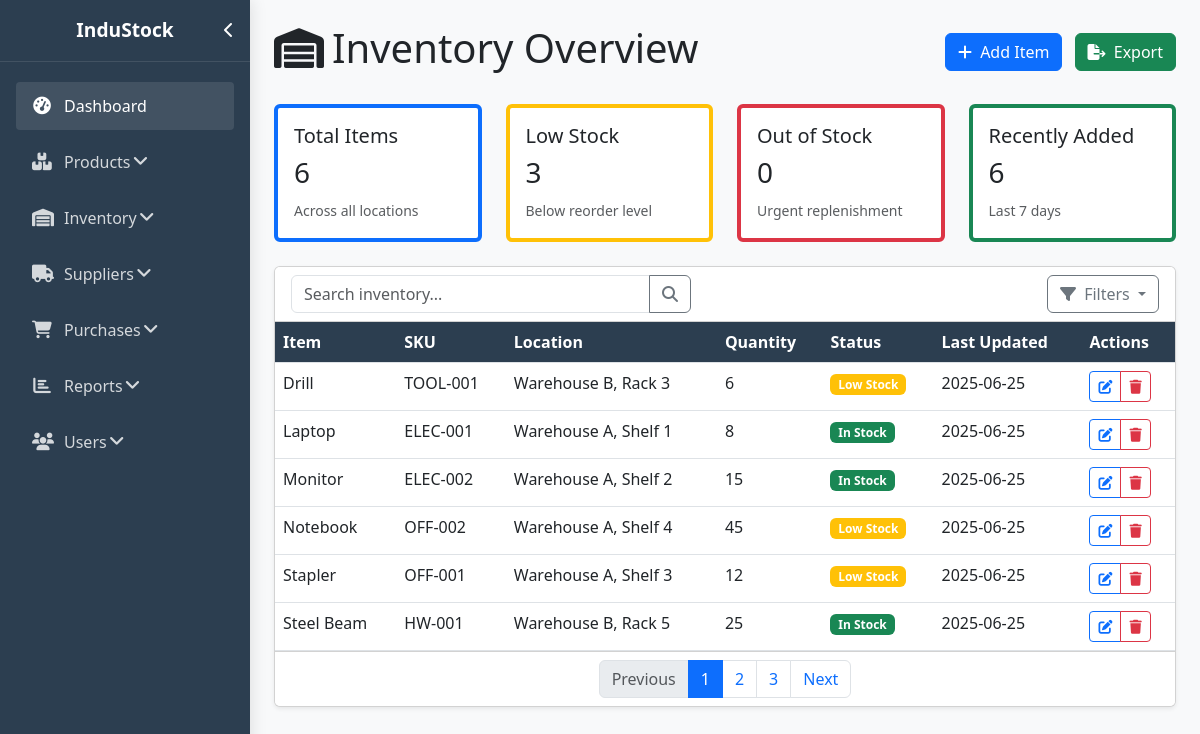
The page /inventory/read.php (signed in) on the database its author committed.
### tables this page shows
CREATE TABLE inventory (
    inventory_id INT AUTO_INCREMENT PRIMARY KEY,
    product_id INT NOT NULL,
    quantity INT NOT NULL DEFAULT 0,
    location VARCHAR(50),
    last_updated TIMESTAMP DEFAULT CURRENT_TIMESTAMP ON UPDATE CURRENT_TIMESTAMP,
    FOREIGN KEY (product_id) REFERENCES products(product_id)
);

CREATE TABLE products (
    product_id INT AUTO_INCREMENT PRIMARY KEY,
    sku VARCHAR(50) NOT NULL UNIQUE,
    name VARCHAR(100) NOT NULL,
    description TEXT,
    category_id INT,
    supplier_id INT,
    unit_price DECIMAL(10, 2) NOT NULL,
    reorder_level INT NOT NULL DEFAULT 10,
    created_at TIMESTAMP DEFAULT CURRENT_TIMESTAMP,
    updated_at TIMESTAMP DEFAULT CURRENT_TIMESTAMP ON UPDATE CURRENT_TIMESTAMP,
    FOREIGN KEY (category_id) REFERENCES categories(category_id),
    FOREIGN KEY (supplier_id) REFERENCES suppliers(supplier_id)
);

### inventory/read.php (the view, shortened to what this page needs)
<?php
require_once __DIR__ . '../../config/database.php';
$query = "SELECT i.*, p.name as product_name, p.sku, p.unit_price, p.reorder_level
          FROM inventory i
          JOIN products p ON i.product_id = p.product_id";
$search = isset($_GET['search']) ? trim($_GET['search']) : '';
$query .= " ORDER BY p.name";
$stmt = $pdo->prepare($query);
$stmt->execute();
$inventory_items = $stmt->fetchAll();
$total_items = $pdo->query("SELECT COUNT(*) FROM inventory")->fetchColumn();
$low_stock = $pdo->query("SELECT COUNT(*) FROM inventory i JOIN products p ON i.product_id = p.product_id WHERE i.quantity <= p.reorder_level")->fetchColumn();
$out_of_stock = $pdo->query("SELECT COUNT(*) FROM inventory WHERE quantity = 0")->fetchColumn();
$recently_added = $pdo->query("SELECT COUNT(*) FROM inventory WHERE last_updated >= DATE_SUB(NOW(), INTERVAL 7 DAY)")->fetchColumn();
?>
<!DOCTYPE html>
<html lang="en">
<head>
    <link href="https://cdn.jsdelivr.net/npm/bootstrap@5.3.0/dist/css/bootstrap.min.css" rel="stylesheet">
    <link rel="stylesheet" href="https://cdnjs.cloudflare.com/ajax/libs/font-awesome/6.4.0/css/all.min.css">
</head>
<body>
    <div class="d-flex">
        <div class="main-content">
            <div class="container-fluid p-4">
                <div class="d-flex justify-content-between align-items-center mb-4">
                    <h1><i class="fas fa-warehouse me-2"></i>Inventory Overview</h1>
                    <div>
                        <a href="create.php" class="btn btn-primary me-2">
                            <i class="fas fa-plus me-1"></i> Add Item
                        </a>
                        <button class="btn btn-success">
                            <i class="fas fa-file-export me-1"></i> Export
                        </button>
                    </div>
                </div>
                <div class="row mb-4 inventory-cards">
                    <div class="col-md-3">
                        <div class="card inventory-card border-start border-primary border-4 h-100">
                            <div class="card-body">
                                <h5 class="card-title">Total Items</h5>
                                <h3><?= number_format($total_items) ?></h3>
                                <p class="text-muted mb-0"><small>Across all locations</small></p>
                            </div>
                        </div>
                    </div>
                    <div class="col-md-3">
                        <div class="card inventory-card border-start border-warning border-4 h-100">
                            <div class="card-body">
                                <h5 class="card-title">Low Stock</h5>
                                <h3><?= number_format($low_stock) ?></h3>
                                <p class="text-muted mb-0"><small>Below reorder level</small></p>
                            </div>
                        </div>
                    </div>
                    <div class="col-md-3">
                        <div class="card inventory-card border-start border-danger border-4 h-100">
                            <div class="card-body">
                                <h5 class="card-title">Out of Stock</h5>
                                <h3><?= number_format($out_of_stock) ?></h3>
                                <p class="text-muted mb-0"><small>Urgent replenishment</small></p>
                            </div>
                        </div>
                    </div>
                    <div class="col-md-3">
                        <div class="card inventory-card border-start border-success border-4 h-100">
                            <div class="card-body">
                                <h5 class="card-title">Recently Added</h5>
                                <h3><?= number_format($recently_added) ?></h3>
                                <p class="text-muted mb-0"><small>Last 7 days</small></p>
                            </div>
                        </div>
                    </div>
                </div>
                <div class="card shadow-sm">
                    <div class="card-header bg-white d-flex flex-wrap justify-content-between align-items-center">
                        <form method="GET" action="read.php" class="input-group search-box mb-2 mb-md-0">
                            <input type="text" class="form-control" name="search" placeholder="Search inventory..." value="<?= htmlspecialchars($search) ?>">
                            <button class="btn btn-outline-secondary" type="submit">
                                <i class="fas fa-search"></i>
                            </button>
                        </form>
                        <div class="btn-group">
                            <button class="btn btn-outline-secondary dropdown-toggle" data-bs-toggle="dropdown">
                                <i class="fas fa-filter me-1"></i> Filters
                            </button>
                        </div>
                    </div>
                    <div class="card-body p-0">
                        <div class="table-responsive">
                            <table class="table table-hover mb-0">
                                <thead>
                                    <tr>
                                        <th>Item</th>
                                        <th>SKU</th>
                                        <th>Location</th>
                                        <th>Quantity</th>
                                        <th>Status</th>
                                        <th>Last Updated</th>
                                        <th>Actions</th>
                                    </tr>
                                </thead>
                                <tbody>
                                    <?php foreach ($inventory_items as $item): ?>
                                        <?php
                                        $status = '';
                                        $badge_class = '';
                                        if ($item['quantity'] <= 0) {
                                            $status = 'Out of Stock';
                                            $badge_class = 'bg-danger';
                                        } elseif ($item['quantity'] <= $item['reorder_level']) {
                                            $status = 'Low Stock';
                                            $badge_class = 'bg-warning';
                                        } else {
                                            $status = 'In Stock';
                                            $badge_class = 'bg-success';
                                        }
                                        ?>
                                        <tr>
                                            <td><?= htmlspecialchars($item['product_name']) ?></td>
                                            <td><?= htmlspecialchars($item['sku']) ?></td>
                                            <td><?= htmlspecialchars($item['location']) ?></td>
                                            <td><?= htmlspecialchars($item['quantity']) ?></td>
                                            <td><span class="badge <?= $badge_class ?>"><?= $status ?></span></td>
                                            <td><?= date('Y-m-d', strtotime($item['last_updated'])) ?></td>
                                            <td>
                                                <div class="btn-group btn-group-sm">
                                                    <a href="update.php?id=<?= $item['inventory_id'] ?>" class="btn btn-outline-primary">
                                                        <i class="fas fa-edit"></i>
                                                    </a>
                                                    <button class="btn btn-outline-danger" data-bs-toggle="modal" data-bs-target="#deleteModal<?= $item['inventory_id'] ?>">
                                                        <i class="fas fa-trash"></i>
                                                    </button>
                                                </div>
                                            </td>
                                        </tr>
                                    <?php endforeach; ?>
                                </tbody>
                            </table>
                        </div>
                    </div>
                    <div class="card-footer bg-white">
                        <nav aria-label="Inventory pagination">
                            <ul class="pagination justify-content-center mb-0">
                                <li class="page-item disabled">
                                    <a class="page-link" href="#" tabindex="-1">Previous</a>
                                </li>
                                <li class="page-item active"><a class="page-link" href="#">1</a></li>
                                <li class="page-item"><a class="page-link" href="#">2</a></li>
                                <li class="page-item"><a class="page-link" href="#">3</a></li>
                                <li class="page-item">
                                    <a class="page-link" href="#">Next</a>
                                </li>
                            </ul>
                        </nav>
                    </div>
                </div>
            </div>
        </div>
    </div>
</body>
</html>

### inventory/read.php (style rules this page uses)
:root { --primary: #2c3e50; --secondary: #3498db; --success: #28a745; --warning: #ffc107; --danger: #dc3545; --light: #ecf0f1; }
body { font-family: 'Segoe UI', Tahoma, Geneva, Verdana, sans-serif; background-color: #f8f9fa; overflow-x: hidden; }
.main-content { margin-left: 250px; transition: all 0.3s; min-height: 100vh; width: calc(100% - 250px); }
.inventory-card { transition: all 0.3s; }
.search-box { max-width: 400px; }
.table th { background-color: var(--primary); color: white; }

### rows shown on the page
inventory: product.name "Drill", product.sku "TOOL-001", location "Warehouse B, Rack 3", quantity "6", quantity.reorder_level "Low Stock", last_updated "2025-06-25"
inventory: product.name "Laptop", product.sku "ELEC-001", location "Warehouse A, Shelf 1", quantity "8", quantity.reorder_level "In Stock", last_updated "2025-06-25"
inventory: product.name "Monitor", product.sku "ELEC-002", location "Warehouse A, Shelf 2", quantity "15", quantity.reorder_level "In Stock", last_updated "2025-06-25"
inventory: product.name "Notebook", product.sku "OFF-002", location "Warehouse A, Shelf 4", quantity "45", quantity.reorder_level "Low Stock", last_updated "2025-06-25"
inventory: product.name "Stapler", product.sku "OFF-001", location "Warehouse A, Shelf 3", quantity "12", quantity.reorder_level "Low Stock", last_updated "2025-06-25"
inventory: product.name "Steel Beam", product.sku "HW-001", location "Warehouse B, Rack 5", quantity "25", quantity.reorder_level "In Stock", last_updated "2025-06-25"

### other values the page prints
$total_items "6"
$low_stock "3"
$out_of_stock "0"
$recently_added "6"
